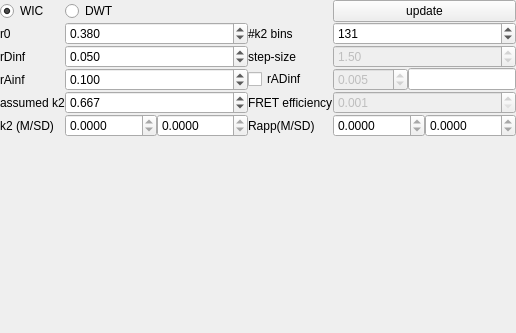
<?xml version="1.0" encoding="UTF-8"?>
<ui version="4.0">
 <class>Form</class>
 <widget class="QWidget" name="Form">
  <property name="geometry">
   <rect>
    <x>0</x>
    <y>0</y>
    <width>516</width>
    <height>333</height>
   </rect>
  </property>
  <property name="windowTitle">
   <string>Form</string>
  </property>
  <property name="windowIcon">
   <iconset>
    <normaloff>:/icons/icons/Cone.ico</normaloff>:/icons/icons/Cone.ico</iconset>
  </property>
  <layout class="QGridLayout" name="gridLayout">
   <property name="leftMargin">
    <number>0</number>
   </property>
   <property name="topMargin">
    <number>0</number>
   </property>
   <property name="rightMargin">
    <number>0</number>
   </property>
   <property name="bottomMargin">
    <number>0</number>
   </property>
   <property name="spacing">
    <number>0</number>
   </property>
   <item row="12" column="0" colspan="8">
    <widget class="QWidget" name="widget_2" native="true">
     <layout class="QVBoxLayout" name="verticalLayout_3">
      <property name="spacing">
       <number>0</number>
      </property>
      <property name="leftMargin">
       <number>0</number>
      </property>
      <property name="topMargin">
       <number>0</number>
      </property>
      <property name="rightMargin">
       <number>0</number>
      </property>
      <property name="bottomMargin">
       <number>0</number>
      </property>
      <item>
       <widget class="QSplitter" name="splitter">
        <property name="orientation">
         <enum>Qt::Vertical</enum>
        </property>
        <widget class="QWidget" name="widget" native="true">
         <layout class="QVBoxLayout" name="verticalLayout_2">
          <property name="spacing">
           <number>0</number>
          </property>
          <property name="leftMargin">
           <number>0</number>
          </property>
          <property name="topMargin">
           <number>0</number>
          </property>
          <property name="rightMargin">
           <number>0</number>
          </property>
          <property name="bottomMargin">
           <number>0</number>
          </property>
          <item>
           <layout class="QVBoxLayout" name="verticalLayout">
            <property name="spacing">
             <number>0</number>
            </property>
           </layout>
          </item>
         </layout>
        </widget>
       </widget>
      </item>
     </layout>
    </widget>
   </item>
   <item row="11" column="6" colspan="2">
    <layout class="QHBoxLayout" name="horizontalLayout">
     <property name="spacing">
      <number>0</number>
     </property>
     <item>
      <widget class="QDoubleSpinBox" name="doubleSpinBox_6">
       <property name="readOnly">
        <bool>true</bool>
       </property>
       <property name="decimals">
        <number>4</number>
       </property>
      </widget>
     </item>
     <item>
      <widget class="QDoubleSpinBox" name="doubleSpinBox_8">
       <property name="readOnly">
        <bool>true</bool>
       </property>
       <property name="decimals">
        <number>4</number>
       </property>
      </widget>
     </item>
    </layout>
   </item>
   <item row="11" column="0">
    <widget class="QLabel" name="label_4">
     <property name="text">
      <string>k2 (M/SD)</string>
     </property>
    </widget>
   </item>
   <item row="2" column="0">
    <widget class="QLabel" name="label_6">
     <property name="text">
      <string>rDinf</string>
     </property>
    </widget>
   </item>
   <item row="5" column="0">
    <widget class="QLabel" name="label_7">
     <property name="text">
      <string>rAinf</string>
     </property>
    </widget>
   </item>
   <item row="11" column="4">
    <widget class="QLabel" name="label_9">
     <property name="text">
      <string>Rapp(M/SD)</string>
     </property>
    </widget>
   </item>
   <item row="1" column="0">
    <widget class="QLabel" name="label_2">
     <property name="text">
      <string>r0</string>
     </property>
    </widget>
   </item>
   <item row="2" column="2">
    <widget class="QDoubleSpinBox" name="doubleSpinBox">
     <property name="enabled">
      <bool>true</bool>
     </property>
     <property name="toolTip">
      <string>Steady-state anisotropy of donor without FRET</string>
     </property>
     <property name="decimals">
      <number>3</number>
     </property>
     <property name="singleStep">
      <double>0.001000000000000</double>
     </property>
     <property name="value">
      <double>0.050000000000000</double>
     </property>
    </widget>
   </item>
   <item row="1" column="2">
    <widget class="QDoubleSpinBox" name="doubleSpinBox_2">
     <property name="enabled">
      <bool>true</bool>
     </property>
     <property name="sizePolicy">
      <sizepolicy hsizetype="Expanding" vsizetype="Fixed">
       <horstretch>0</horstretch>
       <verstretch>0</verstretch>
      </sizepolicy>
     </property>
     <property name="decimals">
      <number>3</number>
     </property>
     <property name="maximum">
      <double>4.000000000000000</double>
     </property>
     <property name="singleStep">
      <double>0.001000000000000</double>
     </property>
     <property name="value">
      <double>0.380000000000000</double>
     </property>
    </widget>
   </item>
   <item row="5" column="4">
    <widget class="QCheckBox" name="checkBox">
     <property name="toolTip">
      <string>Check if FRET-senzitized acceptor anisotropy was measured</string>
     </property>
     <property name="text">
      <string>rADinf</string>
     </property>
     <property name="checked">
      <bool>false</bool>
     </property>
    </widget>
   </item>
   <item row="11" column="2">
    <layout class="QHBoxLayout" name="horizontalLayout_2">
     <property name="spacing">
      <number>0</number>
     </property>
     <item>
      <widget class="QDoubleSpinBox" name="doubleSpinBox_10">
       <property name="readOnly">
        <bool>true</bool>
       </property>
       <property name="decimals">
        <number>4</number>
       </property>
      </widget>
     </item>
     <item>
      <widget class="QDoubleSpinBox" name="doubleSpinBox_9">
       <property name="readOnly">
        <bool>true</bool>
       </property>
       <property name="decimals">
        <number>4</number>
       </property>
      </widget>
     </item>
    </layout>
   </item>
   <item row="5" column="2">
    <widget class="QDoubleSpinBox" name="doubleSpinBox_5">
     <property name="enabled">
      <bool>true</bool>
     </property>
     <property name="toolTip">
      <string>Steady-state anisotropy of acceptor direct excited</string>
     </property>
     <property name="decimals">
      <number>3</number>
     </property>
     <property name="maximum">
      <double>4.000000000000000</double>
     </property>
     <property name="singleStep">
      <double>0.001000000000000</double>
     </property>
     <property name="value">
      <double>0.100000000000000</double>
     </property>
    </widget>
   </item>
   <item row="2" column="6">
    <widget class="QDoubleSpinBox" name="doubleSpinBox_3">
     <property name="enabled">
      <bool>false</bool>
     </property>
     <property name="sizePolicy">
      <sizepolicy hsizetype="Expanding" vsizetype="Fixed">
       <horstretch>0</horstretch>
       <verstretch>0</verstretch>
      </sizepolicy>
     </property>
     <property name="toolTip">
      <string>Step-size in degrees</string>
     </property>
     <property name="decimals">
      <number>2</number>
     </property>
     <property name="minimum">
      <double>0.010000000000000</double>
     </property>
     <property name="maximum">
      <double>10.000000000000000</double>
     </property>
     <property name="value">
      <double>1.500000000000000</double>
     </property>
    </widget>
   </item>
   <item row="6" column="4">
    <widget class="QLabel" name="label_8">
     <property name="text">
      <string>FRET efficiency</string>
     </property>
    </widget>
   </item>
   <item row="6" column="2">
    <widget class="QDoubleSpinBox" name="doubleSpinBox_4">
     <property name="toolTip">
      <string>Assumed -true- kappa2</string>
     </property>
     <property name="decimals">
      <number>3</number>
     </property>
     <property name="singleStep">
      <double>0.010000000000000</double>
     </property>
     <property name="value">
      <double>0.667000000000000</double>
     </property>
    </widget>
   </item>
   <item row="0" column="0">
    <widget class="QRadioButton" name="radioButton_2">
     <property name="sizePolicy">
      <sizepolicy hsizetype="Fixed" vsizetype="Fixed">
       <horstretch>0</horstretch>
       <verstretch>0</verstretch>
      </sizepolicy>
     </property>
     <property name="text">
      <string>WIC</string>
     </property>
     <property name="checked">
      <bool>true</bool>
     </property>
    </widget>
   </item>
   <item row="0" column="1" colspan="2">
    <widget class="QRadioButton" name="radioButton">
     <property name="sizePolicy">
      <sizepolicy hsizetype="Fixed" vsizetype="Fixed">
       <horstretch>0</horstretch>
       <verstretch>0</verstretch>
      </sizepolicy>
     </property>
     <property name="text">
      <string>DWT</string>
     </property>
    </widget>
   </item>
   <item row="6" column="0">
    <widget class="QLabel" name="label">
     <property name="text">
      <string>assumed k2</string>
     </property>
    </widget>
   </item>
   <item row="1" column="4">
    <widget class="QLabel" name="label_3">
     <property name="text">
      <string>#k2 bins</string>
     </property>
    </widget>
   </item>
   <item row="0" column="6" colspan="2">
    <widget class="QPushButton" name="pushButton">
     <property name="sizePolicy">
      <sizepolicy hsizetype="Minimum" vsizetype="Fixed">
       <horstretch>0</horstretch>
       <verstretch>0</verstretch>
      </sizepolicy>
     </property>
     <property name="text">
      <string>update</string>
     </property>
    </widget>
   </item>
   <item row="1" column="6">
    <widget class="QSpinBox" name="spinBox">
     <property name="sizePolicy">
      <sizepolicy hsizetype="Expanding" vsizetype="Fixed">
       <horstretch>0</horstretch>
       <verstretch>0</verstretch>
      </sizepolicy>
     </property>
     <property name="toolTip">
      <string>Number of bins in kappa2-histogram</string>
     </property>
     <property name="maximum">
      <number>999</number>
     </property>
     <property name="value">
      <number>131</number>
     </property>
    </widget>
   </item>
   <item row="2" column="4">
    <widget class="QLabel" name="label_5">
     <property name="text">
      <string>step-size</string>
     </property>
    </widget>
   </item>
   <item row="6" column="6" colspan="2">
    <widget class="QDoubleSpinBox" name="doubleSpinBox_11">
     <property name="enabled">
      <bool>false</bool>
     </property>
     <property name="toolTip">
      <string>FRET efficieny (only used in DWT model)</string>
     </property>
     <property name="decimals">
      <number>3</number>
     </property>
     <property name="minimum">
      <double>0.001000000000000</double>
     </property>
     <property name="maximum">
      <double>0.999000000000000</double>
     </property>
     <property name="singleStep">
      <double>0.001000000000000</double>
     </property>
     <property name="value">
      <double>0.001000000000000</double>
     </property>
    </widget>
   </item>
   <item row="4" column="6" rowspan="2">
    <layout class="QHBoxLayout" name="horizontalLayout_4">
     <property name="spacing">
      <number>0</number>
     </property>
     <item>
      <widget class="QDoubleSpinBox" name="doubleSpinBox_7">
       <property name="enabled">
        <bool>false</bool>
       </property>
       <property name="sizePolicy">
        <sizepolicy hsizetype="Minimum" vsizetype="Fixed">
         <horstretch>0</horstretch>
         <verstretch>0</verstretch>
        </sizepolicy>
       </property>
       <property name="toolTip">
        <string>Steady-state anisotropy of acceptor (FRET-senzitized)</string>
       </property>
       <property name="decimals">
        <number>3</number>
       </property>
       <property name="maximum">
        <double>4.000000000000000</double>
       </property>
       <property name="singleStep">
        <double>0.000100000000000</double>
       </property>
       <property name="value">
        <double>0.005000000000000</double>
       </property>
      </widget>
     </item>
     <item>
      <widget class="QLineEdit" name="lineEdit">
       <property name="sizePolicy">
        <sizepolicy hsizetype="Minimum" vsizetype="Fixed">
         <horstretch>0</horstretch>
         <verstretch>0</verstretch>
        </sizepolicy>
       </property>
       <property name="toolTip">
        <string>Angle delta in degrees</string>
       </property>
      </widget>
     </item>
    </layout>
   </item>
  </layout>
 </widget>
 <resources>
  <include location="../../resources/resource.qrc"/>
 </resources>
 <connections>
  <connection>
   <sender>checkBox</sender>
   <signal>toggled(bool)</signal>
   <receiver>doubleSpinBox_7</receiver>
   <slot>setEnabled(bool)</slot>
   <hints>
    <hint type="sourcelabel">
     <x>301</x>
     <y>49</y>
    </hint>
    <hint type="destinationlabel">
     <x>443</x>
     <y>49</y>
    </hint>
   </hints>
  </connection>
  <connection>
   <sender>checkBox</sender>
   <signal>toggled(bool)</signal>
   <receiver>doubleSpinBox_3</receiver>
   <slot>setEnabled(bool)</slot>
   <hints>
    <hint type="sourcelabel">
     <x>301</x>
     <y>49</y>
    </hint>
    <hint type="destinationlabel">
     <x>443</x>
     <y>9</y>
    </hint>
   </hints>
  </connection>
  <connection>
   <sender>radioButton</sender>
   <signal>toggled(bool)</signal>
   <receiver>doubleSpinBox_11</receiver>
   <slot>setEnabled(bool)</slot>
   <hints>
    <hint type="sourcelabel">
     <x>120</x>
     <y>14</y>
    </hint>
    <hint type="destinationlabel">
     <x>420</x>
     <y>110</y>
    </hint>
   </hints>
  </connection>
  <connection>
   <sender>radioButton</sender>
   <signal>toggled(bool)</signal>
   <receiver>doubleSpinBox_7</receiver>
   <slot>setDisabled(bool)</slot>
   <hints>
    <hint type="sourcelabel">
     <x>100</x>
     <y>14</y>
    </hint>
    <hint type="destinationlabel">
     <x>424</x>
     <y>86</y>
    </hint>
   </hints>
  </connection>
  <connection>
   <sender>radioButton</sender>
   <signal>toggled(bool)</signal>
   <receiver>checkBox</receiver>
   <slot>setDisabled(bool)</slot>
   <hints>
    <hint type="sourcelabel">
     <x>100</x>
     <y>14</y>
    </hint>
    <hint type="destinationlabel">
     <x>295</x>
     <y>86</y>
    </hint>
   </hints>
  </connection>
  <connection>
   <sender>radioButton_2</sender>
   <signal>toggled(bool)</signal>
   <receiver>checkBox</receiver>
   <slot>setEnabled(bool)</slot>
   <hints>
    <hint type="sourcelabel">
     <x>25</x>
     <y>14</y>
    </hint>
    <hint type="destinationlabel">
     <x>295</x>
     <y>86</y>
    </hint>
   </hints>
  </connection>
 </connections>
</ui>
